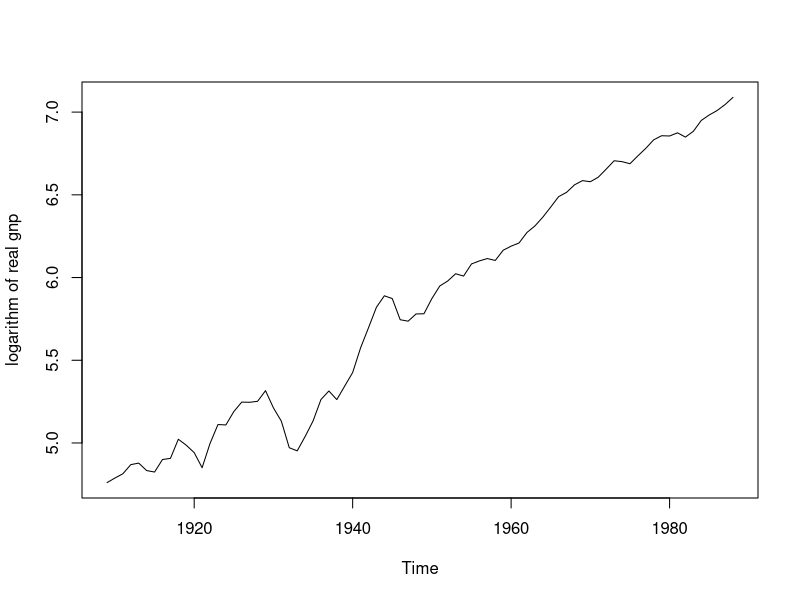
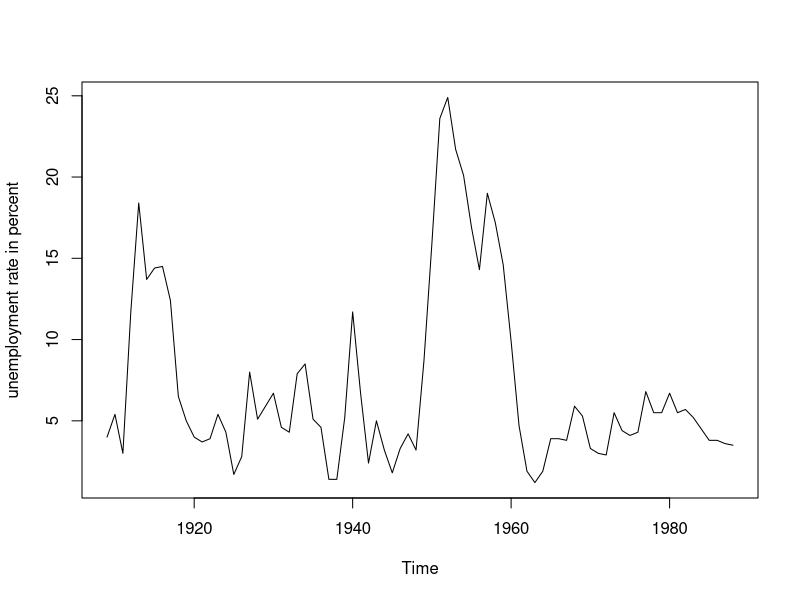
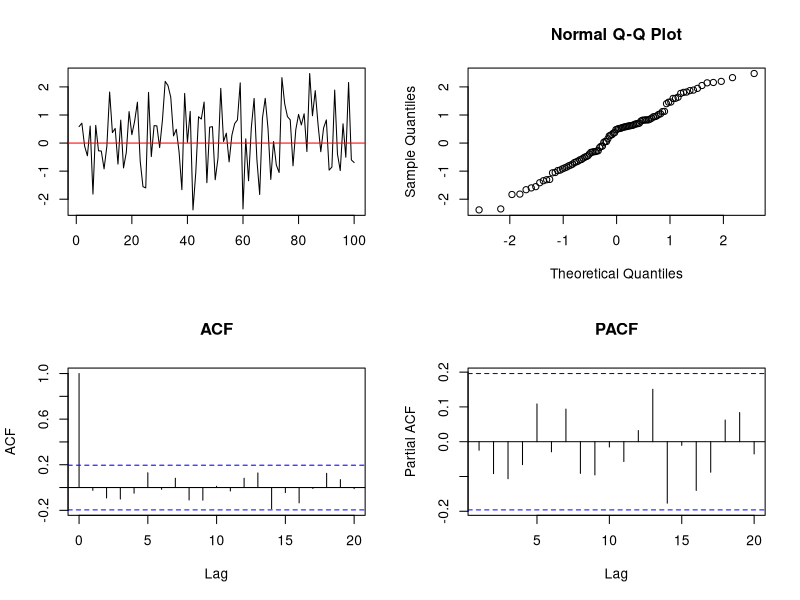
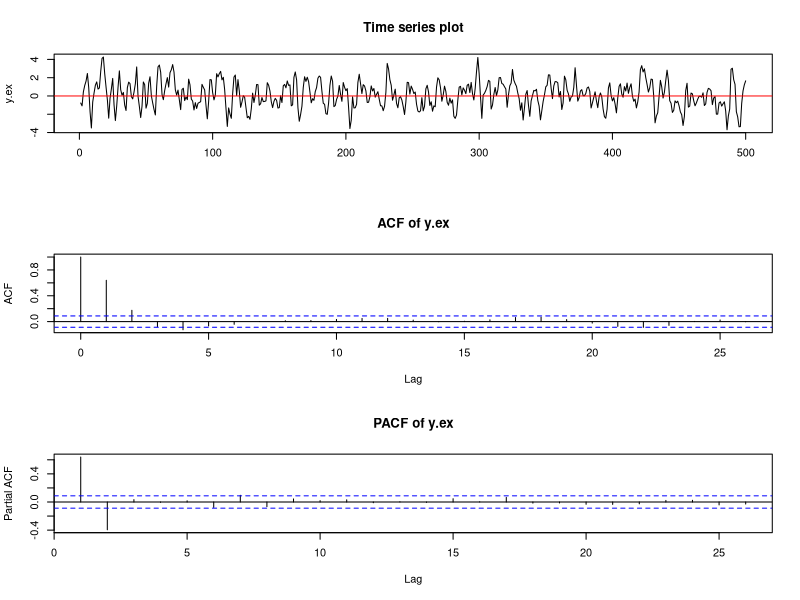
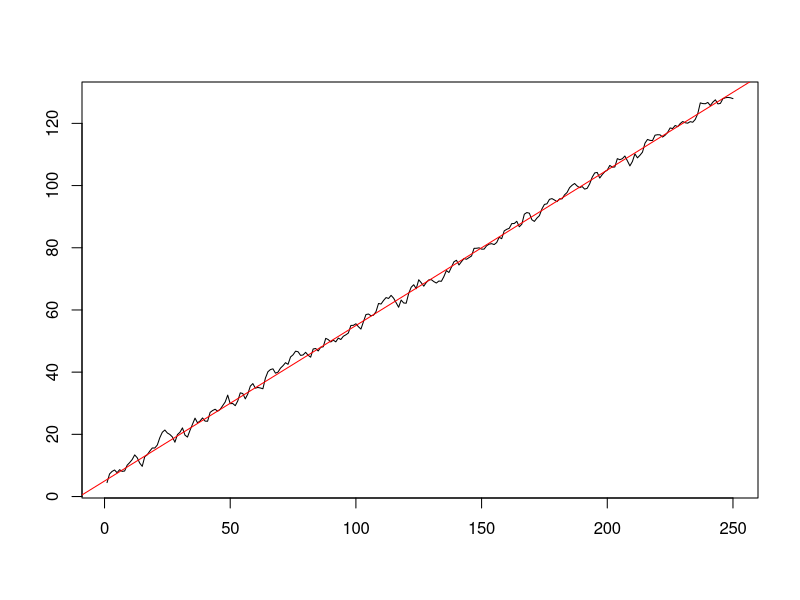
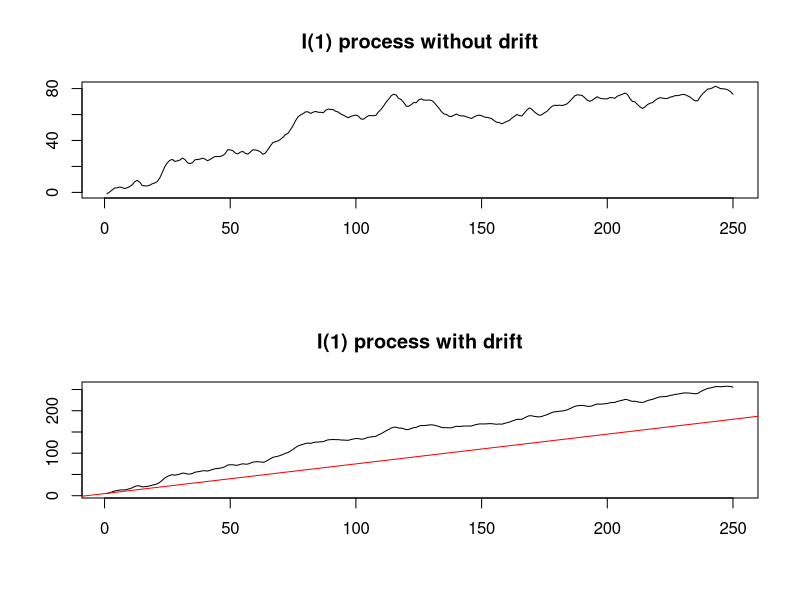
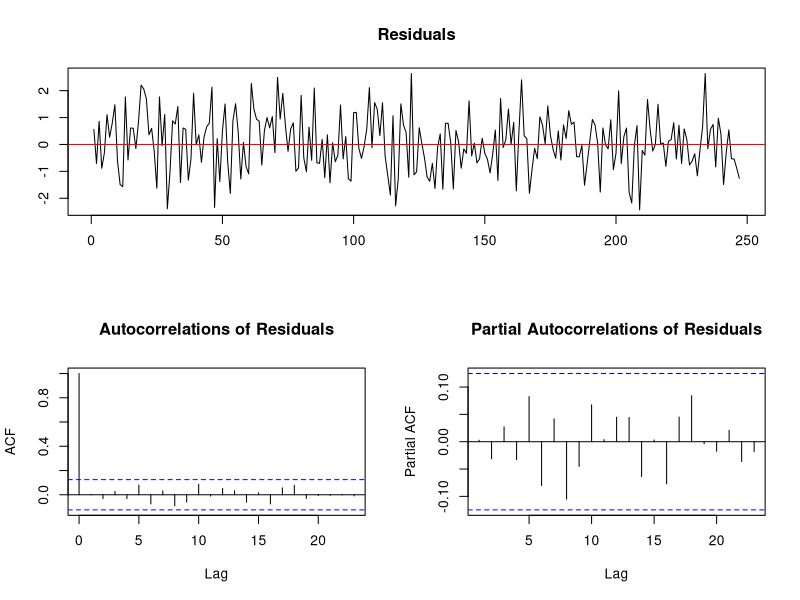
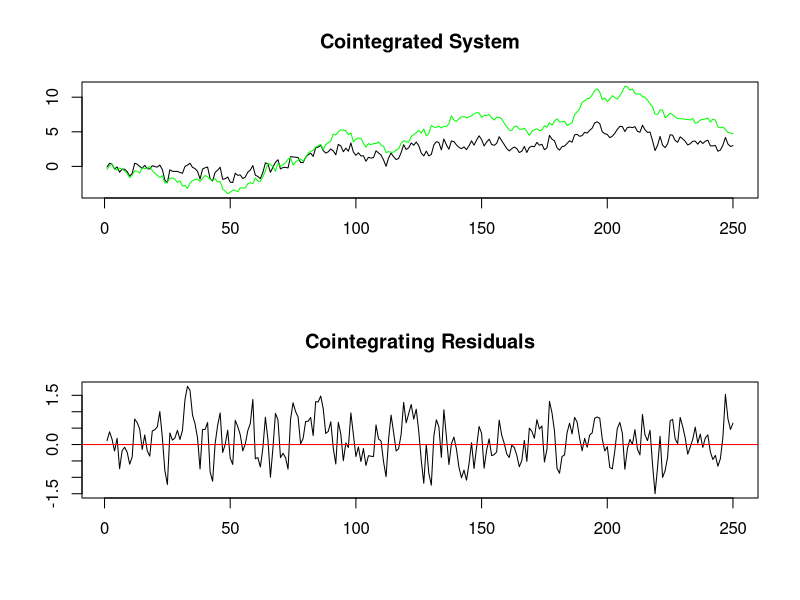

Source code (R) for these figures, in order: (Note: this script raises an error after producing the figures.)
# 181225 pfaff slides
# pfaff - slides integrated and cointegrated time series

library(urca)
data(npext)
y <- ts(na.omit(npext$realgnp), start = 1909, end = 1988, frequency = 1)
z <- ts(exp(na.omit(npext$unemploy)), start = 1909, end = 1988, frequency = 1)
plot(y, ylab = "logarithm of real gnp")
plot(z, ylab = "unemployment rate in percent")

set.seed(12345)
gwn <- rnorm(100)
layout(matrix(1:4, ncol = 2, nrow = 2))
plot.ts(gwn, xlab = "", ylab = "")
abline(h = 0, col = "red") #h is for horizontal
#abline(v = 55, col = "red") #with vertical line
acf(gwn, main = "ACF")
qqnorm(gwn) 
pacf(gwn, main = "PACF")
layout(matrix(1, ncol = 1, nrow = 1))
par(mar=c(5.1,4.1,4.1,2.1))

#examples ARMA
set.seed(12345)
y.ex <- arima.sim(n = 500, list(ar = c(0.9, -0.4))) 
layout(matrix(1:3, nrow = 3, ncol = 1))
plot(y.ex, xlab = "", main = "Time series plot")
abline(h = 0, col = "red")
acf(y.ex, main = "ACF of y.ex")
pacf(y.ex, main = "PACF of y.ex")
arma20 <- arima(y.ex, order = c(2, 0, 0), include.mean = FALSE)
result <- matrix(cbind(arma20$coef,sqrt(diag(arma20$var.coef))),nrow = 2)
rownames(result) <- c("ar1", "ar2")
colnames(result) <- c("estimate", "s.e.")
result


set.seed(12345)
y.tsar2 <- 5 + 0.5 * seq(250) + arima.sim(list(ar = c(0.8, -0.2)), n = 250)
par(mar=c(5.1,4.1,4.1,2.1))
layout(matrix(1, ncol = 1, nrow = 1))
plot(y.tsar2, ylab="", xlab = "")
abline(a=5, b=0.5, col = "red")


set.seed(12345)
u.ar2 <- arima.sim(list(ar = c(0.8, -0.2)), n = 250)
y1 <- cumsum(u.ar2)
TD <- 5.0 + 0.7 * seq(250)
y1.d <- y1 + TD
layout(matrix(1:2, nrow = 2, ncol = 1))
plot.ts(y1, main = "I(1) process without drift",ylab="", xlab = "")
plot.ts(y1.d, main = "I(1) process with drift",ylab="", xlab = "")
abline(a=5, b=0.7, col = "red")

library(urca)
y1.adf.nc.2 <- ur.df(y1,type = "none", lags = 2)
summary(y1.adf.nc.2)
dy1.adf.nc.2 <- ur.df(diff(y1),type = "none", lags = 1)
plot(y1.adf.nc.2)


library(lmtest)
set.seed(54321)
e1 <- rnorm(500)
e2 <- rnorm(500)
y1 <- cumsum(e1)
y2 <- cumsum(e2)
sr.reg1 <- lm(y1 ~ y2)
summary(sr.reg1)
sr.dw <- dwtest(sr.reg1)
sr.reg2 <- lm(diff(y1) ~ diff(y2))
summary(sr.reg2)


set.seed(12345)
e1 <- rnorm(250, mean = 0, sd = 0.5)
e2 <- rnorm(250, mean = 0, sd = 0.5)
u.ar3 <- arima.sim(model =list(ar = c(0.6, -0.2, 0.1)), n = 250,innov = e1)
y2 <- cumsum(e2)
y1 <- u.ar3 + 0.5*y2
ymax <- max(c(y1, y2))
ymin <- min(c(y1, y2))
layout(matrix(1:2, nrow = 2, ncol = 1))
plot(y1, xlab = "", ylab = "", ylim =c(ymin, ymax), main ="Cointegrated System")
lines(y2, col = "green")
plot(u.ar3, ylab = "", xlab = "", main ="Cointegrating Residuals")
abline(h = 0, col = "red")
adf.test(y1)
adf.test(y2)

set.seed(12345)
e1 <- rnorm(250, 0, 0.5)
e2 <- rnorm(250, 0, 0.5)
e3 <- rnorm(250, 0, 0.5)
u1.ar1 <- arima.sim(model = list(ar=0.75), innov = e1, n = 250)
u2.ar1 <- arima.sim(model = list(ar=0.3), innov = e2, n = 250)
y3 <- cumsum(e3)
y1 <- 0.8 * y3 + u1.ar1
y2 <- -0.3 * y3 + u2.ar1
ymax <- max(c(y1, y2, y3))
ymin <- min(c(y1, y2, y3))
layout(matrix(1:1, nrow = 1, ncol = 1))
plot(y1, ylab = "", xlab = "", ylim = c(ymin, ymax))
lines(y2, col = "red")
lines(y3, col = "blue")

library(dynlm)
lr <- lm(y1 ~ y2)
ect <- resid(lr)[1:249]
dy1 <- diff(y1)
dy2 <- diff(y2)
ecmdat <- cbind(dy1, dy2, ect)
ecm <- dynlm(dy1 ~ L(ect, 1) + L(dy1, 1)+ L(dy2, 1) , data = ecmdat)
